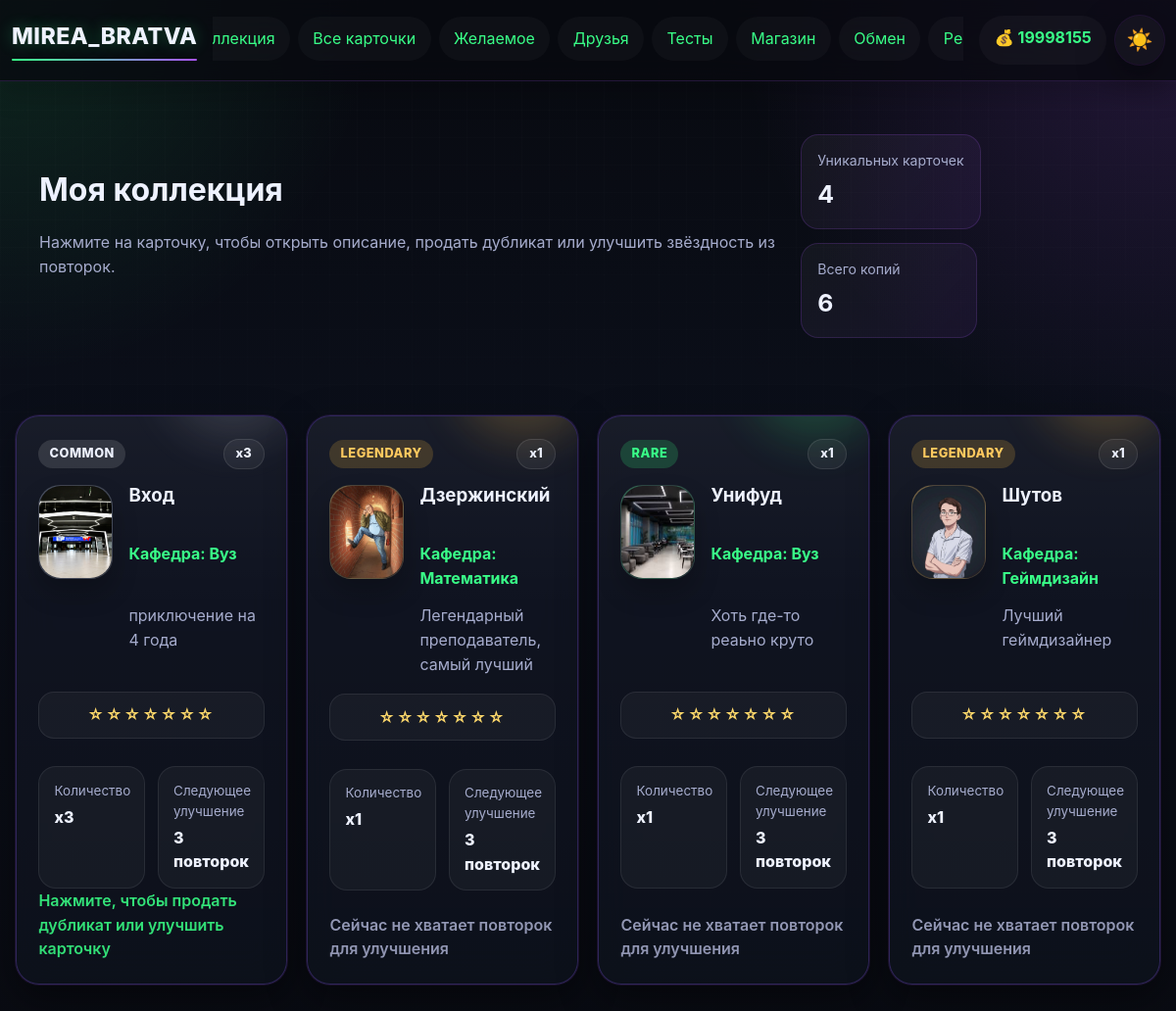
The page /collection (signed in) on the database its author committed.
### app.py (models this page shows)
class User(UserMixin, db.Model):
    __tablename__ = 'user'
    id = db.Column(db.Integer, primary_key=True)
    username = db.Column(db.String(80), unique=True, nullable=False)
    email = db.Column(db.String(120), unique=True, nullable=False)
    password_hash = db.Column(db.String(200), nullable=False)
    coins = db.Column(db.Integer, default=100)
    profile_theme = db.Column(db.String(50), default='dark')
    avatar_frame = db.Column(db.String(50), default='none')
    bio = db.Column(db.Text, default='')
    owned_frames = db.Column(db.Text, default='[]')
    avatar_icon = db.Column(db.String(50), default='letter')
    created_at = db.Column(db.DateTime, default=datetime.utcnow)
    last_daily_bonus = db.Column(db.DateTime, default=None)

class UserCard(db.Model):
    __tablename__ = 'user_card'
    id = db.Column(db.Integer, primary_key=True)
    user_id = db.Column(db.Integer, db.ForeignKey('user.id'), nullable=False)
    card_id = db.Column(db.Integer, db.ForeignKey('card.id'), nullable=False)
    quantity = db.Column(db.Integer, default=1)
    star_level = db.Column(db.Integer, default=0)
    user = db.relationship('User', backref=db.backref('cards', lazy=True))
    card = db.relationship('Card', backref=db.backref('user_cards', lazy=True))

class Card(db.Model):
    __tablename__ = 'card'
    id = db.Column(db.Integer, primary_key=True)
    name = db.Column(db.String(100), nullable=False)
    description = db.Column(db.Text)
    rarity = db.Column(db.String(20), nullable=False)
    subject = db.Column(db.String(50), nullable=False)
    image_url = db.Column(db.String(200))
    base_price = db.Column(db.Integer, default=50)

### app.py (the view)
@app.route('/collection')
@login_required
def collection():
    user_cards = UserCard.query.filter_by(user_id=current_user.id).all()
    wishlist_ids = {item.card_id for item in WishlistItem.query.filter_by(user_id=current_user.id).all()}
    return render_template('collection.html', user_cards=user_cards, wishlist_ids=wishlist_ids, get_card_letter=get_card_letter, get_star_upgrade_cost=get_star_upgrade_cost, get_card_stars_display=get_card_stars_display)

### app.py (called while the page is built)
@login_manager.user_loader
def load_user(user_id):
    return db.session.get(User, int(user_id))

def get_star_upgrade_cost(current_star_level):
    if current_star_level < 0 or current_star_level >= len(STAR_UPGRADE_COSTS):
        return None
    return STAR_UPGRADE_COSTS[current_star_level]

def get_card_stars_display(star_level):
    star_level = max(0, int(star_level or 0))
    return '★' * star_level + '☆' * (7 - star_level)

### templates/collection.html (shortened to what this page needs)
{% extends "base.html" %}
{% block content %}
<div class="collection-page">
    <div class="collection-hero hero-slim">
        <div>
            <h1>Моя коллекция</h1>
            <p class="collection-hint">Нажмите на карточку, чтобы открыть описание, продать дубликат или улучшить звёздность из повторок.</p>
        </div>
        <div class="collection-stats">
            <div class="collection-stat">
                <span class="collection-stat-label">Уникальных карточек</span>
                <strong>{{ user_cards|length }}</strong>
            </div>
            <div class="collection-stat">
                <span class="collection-stat-label">Всего копий</span>
                <strong>{{ user_cards|sum(attribute='quantity') if user_cards else 0 }}</strong>
            </div>
        </div>
    </div>
    {% if user_cards %}
        <div class="items-grid collection-grid collection-grid-enhanced">
            {% for user_card in user_cards %}
                {% set sell_price = 25 if user_card.card.rarity == 'common' else 50 if user_card.card.rarity == 'rare' else 75 if user_card.card.rarity == 'epic' else 90 %}
                {% set upgrade_cost = get_star_upgrade_cost(user_card.star_level) %}
                {% set available_duplicates = user_card.quantity - 1 %}
                {% set can_sell = user_card.quantity > 1 %}
                {% set can_upgrade = upgrade_cost and available_duplicates >= upgrade_cost %}
                <article class="shop-item card-tile card-showcase card-standard rarity-{{ user_card.card.rarity }} clickable-card"
                         data-open-modal="card-modal-{{ user_card.card.id }}">
                    <div class="card-showcase-glow"></div>
                    <div class="card-showcase-top">
                        <span class="rarity-badge rarity-badge-{{ user_card.card.rarity }}">{{ user_card.card.rarity }}</span>
                        <span class="card-top-pill">x{{ user_card.quantity }}</span>
                    </div>
                    <div class="card-showcase-body">
                        <div class="card-emblem rarity-emblem-{{ user_card.card.rarity }}">
                            {% if user_card.card.image_url %}
                                <img src="{{ user_card.card.image_url }}" alt="{{ user_card.card.name }}" style="width:100%;height:100%;object-fit:cover;border-radius:inherit;">
                            {% else %}
                                {{ get_card_letter(user_card.card) }}
                            {% endif %}
                        </div>
                        <div class="card-copy">
                            <h3>{{ user_card.card.name }}</h3>
                            <p class="card-subject-line">Кафедра: {{ user_card.card.subject }}</p>
                            <p class="card-description-preview">{{ user_card.card.description }}</p>
                        </div>
                    </div>
                    <div class="card-stars-row">{{ get_card_stars_display(user_card.star_level) }}</div>
                    <div class="card-meta-grid">
                        <div class="meta-chip">
                            <span>Количество</span>
                            <strong>x{{ user_card.quantity }}</strong>
                        </div>
                        <div class="meta-chip">
                            <span>Следующее улучшение</span>
                            <strong>{% if upgrade_cost %}{{ upgrade_cost }} повторок{% else %}MAX{% endif %}</strong>
                        </div>
                    </div>
                    <p class="duplicate-note {% if can_sell or can_upgrade %}{% else %}muted-note{% endif %}">
                        {% if can_sell or can_upgrade %}Нажмите, чтобы продать дубликат или улучшить карточку{% else %}Сейчас не хватает повторок для улучшения{% endif %}
                    </p>
                </article>
            {% endfor %}
        </div>
    {% else %}
        <div class="shop-item empty-collection-state">
            <h2>Коллекция пока пуста</h2>
            <p>Пройдите тесты, получите монеты и откройте свой первый пакет карточек в магазине.</p>
            <a href="{{ url_for('shop') }}" class="btn">Перейти в магазин</a>
        </div>
    {% endif %}
</div>
{% endblock %}

### templates/base.html (shortened to what this page needs)
<!DOCTYPE html>
<html lang="ru">
<head>
    <link rel="stylesheet" href="{{ url_for('static', filename='css/style.css') }}">
</head>
<body class="{% if current_user.is_authenticated and current_user.profile_theme == 'light' %}light-theme{% else %}dark-theme{% endif %}">
    <nav class="navbar">
        <div class="nav-container">
            <a class="nav-logo" href="{{ url_for('index') }}">MIREA_BRATVA</a>
            <div class="nav-main">
                <ul class="nav-menu">
                    {% if current_user.is_authenticated %}
                        <li><a href="{{ url_for('collection') }}">Коллекция</a></li>
                        <li><a href="{{ url_for('cards_catalog') }}">Все карточки</a></li>
                        <li><a href="{{ url_for('wishlist') }}">Желаемое</a></li>
                        <li><a href="{{ url_for('friends') }}">Друзья</a></li>
                        <li><a href="{{ url_for('quizzes') }}">Тесты</a></li>
                        <li><a href="{{ url_for('shop') }}">Магазин</a></li>
                        <li><a href="{{ url_for('exchange') }}">Обмен</a></li>
                        <li><a href="{{ url_for('rating') }}">Рейтинг</a></li>
                    {% else %}
                        <li><a href="{{ url_for('login') }}">Вход</a></li>
                        <li><a href="{{ url_for('register') }}">Регистрация</a></li>
                    {% endif %}
                </ul>
            </div>
            {% if current_user.is_authenticated %}
            <div class="nav-actions">
                <div class="coins">💰 {{ current_user.coins }}</div>
                <a class="theme-toggle nav-pill" href="{{ url_for('toggle_theme') }}" title="Переключить тему">
                    {% if current_user.profile_theme == 'light' %}🌙{% else %}☀️{% endif %}
                </a>
            </div>
            {% endif %}
        </div>
    </nav>
    <main class="container">
        {% block content %}{% endblock %}
    </main>
</body>
</html>

### rows shown on the page
User: coins "19998155"
UserCard: card.rarity "COMMON", quantity "3", card.image_url (picture), card.name "Вход", card.subject "Вуз", card.description "приключение на 4 года", star_level "☆☆☆☆☆☆☆", shows "Нажмите, чтобы продать дубликат или улучшить карточку"
UserCard: card.rarity "LEGENDARY", quantity "1", card.image_url (picture), card.name "Дзержинский", card.subject "Математика", card.description "Легендарный преподаватель, самый лучший", star_level "☆☆☆☆☆☆☆", upgrade_cost "3", shows "Сейчас не хватает повторок для улучшения"
UserCard: card.rarity "RARE", quantity "1", card.image_url (picture), card.name "Унифуд", card.subject "Вуз", card.description "Хоть где-то реаьно круто", star_level "☆☆☆☆☆☆☆", upgrade_cost "3", shows "Сейчас не хватает повторок для улучшения"
UserCard: card.rarity "LEGENDARY", quantity "1", card.image_url (picture), card.name "Шутов", card.subject "Геймдизайн", card.description "Лучший геймдизайнер", star_level "☆☆☆☆☆☆☆", upgrade_cost "3", shows "Сейчас не хватает повторок для улучшения"

### other values the page prints
{{ user_cards|length }} "4"
{{ user_cards|sum(attribute='quantity') if user_cards else 0 }} "6"
